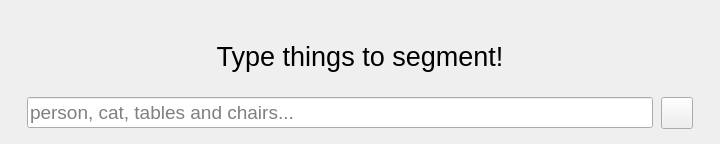
<?xml version="1.0" encoding="UTF-8"?>
<ui version="4.0">
 <class>ChangePromptPanel</class>
 <widget class="QWidget" name="ChangePromptPanel">
  <property name="geometry">
   <rect>
    <x>0</x>
    <y>0</y>
    <width>720</width>
    <height>144</height>
   </rect>
  </property>
  <property name="minimumSize">
   <size>
    <width>720</width>
    <height>144</height>
   </size>
  </property>
  <property name="maximumSize">
   <size>
    <width>960</width>
    <height>144</height>
   </size>
  </property>
  <property name="windowTitle">
   <string>Change Prompt</string>
  </property>
  <layout class="QGridLayout" name="gridLayout" rowstretch="0,0" columnstretch="0">
   <property name="leftMargin">
    <number>15</number>
   </property>
   <property name="topMargin">
    <number>15</number>
   </property>
   <property name="rightMargin">
    <number>15</number>
   </property>
   <property name="bottomMargin">
    <number>15</number>
   </property>
   <property name="spacing">
    <number>15</number>
   </property>
   <item row="0" column="0">
    <layout class="QVBoxLayout" name="verticalLayout">
     <property name="spacing">
      <number>0</number>
     </property>
     <property name="sizeConstraint">
      <enum>QLayout::SizeConstraint::SetMinimumSize</enum>
     </property>
     <property name="leftMargin">
      <number>12</number>
     </property>
     <property name="rightMargin">
      <number>12</number>
     </property>
     <item>
      <widget class="QLabel" name="statusLabel">
       <property name="font">
        <font>
         <pointsize>20</pointsize>
        </font>
       </property>
       <property name="contextMenuPolicy">
        <enum>Qt::ContextMenuPolicy::NoContextMenu</enum>
       </property>
       <property name="text">
        <string>Type things to segment!</string>
       </property>
       <property name="alignment">
        <set>Qt::AlignmentFlag::AlignCenter</set>
       </property>
      </widget>
     </item>
     <item>
      <layout class="QHBoxLayout" name="horizontalLayout">
       <property name="spacing">
        <number>8</number>
       </property>
       <item>
        <widget class="QLineEdit" name="promptsInput">
         <property name="font">
          <font>
           <pointsize>14</pointsize>
          </font>
         </property>
         <property name="focusPolicy">
          <enum>Qt::FocusPolicy::ClickFocus</enum>
         </property>
         <property name="contextMenuPolicy">
          <enum>Qt::ContextMenuPolicy::NoContextMenu</enum>
         </property>
         <property name="toolTip">
          <string>&lt;html&gt;&lt;head/&gt;&lt;body&gt;&lt;p&gt;Also can press ENTER to send and ESC to clear!&lt;/p&gt;&lt;/body&gt;&lt;/html&gt;</string>
         </property>
         <property name="toolTipDuration">
          <number>5000</number>
         </property>
         <property name="text">
          <string/>
         </property>
         <property name="maxLength">
          <number>40</number>
         </property>
         <property name="cursorPosition">
          <number>0</number>
         </property>
         <property name="placeholderText">
          <string>person, cat, tables and chairs...</string>
         </property>
         <property name="clearButtonEnabled">
          <bool>true</bool>
         </property>
        </widget>
       </item>
       <item>
        <widget class="QPushButton" name="sendButton">
         <property name="sizePolicy">
          <sizepolicy hsizetype="Preferred" vsizetype="Preferred">
           <horstretch>0</horstretch>
           <verstretch>0</verstretch>
          </sizepolicy>
         </property>
         <property name="minimumSize">
          <size>
           <width>32</width>
           <height>32</height>
          </size>
         </property>
         <property name="maximumSize">
          <size>
           <width>32</width>
           <height>32</height>
          </size>
         </property>
         <property name="contextMenuPolicy">
          <enum>Qt::ContextMenuPolicy::NoContextMenu</enum>
         </property>
         <property name="toolTip">
          <string>Apply prompt</string>
         </property>
         <property name="toolTipDuration">
          <number>5000</number>
         </property>
         <property name="text">
          <string/>
         </property>
        </widget>
       </item>
      </layout>
     </item>
    </layout>
   </item>
  </layout>
 </widget>
 <resources/>
 <connections/>
</ui>
